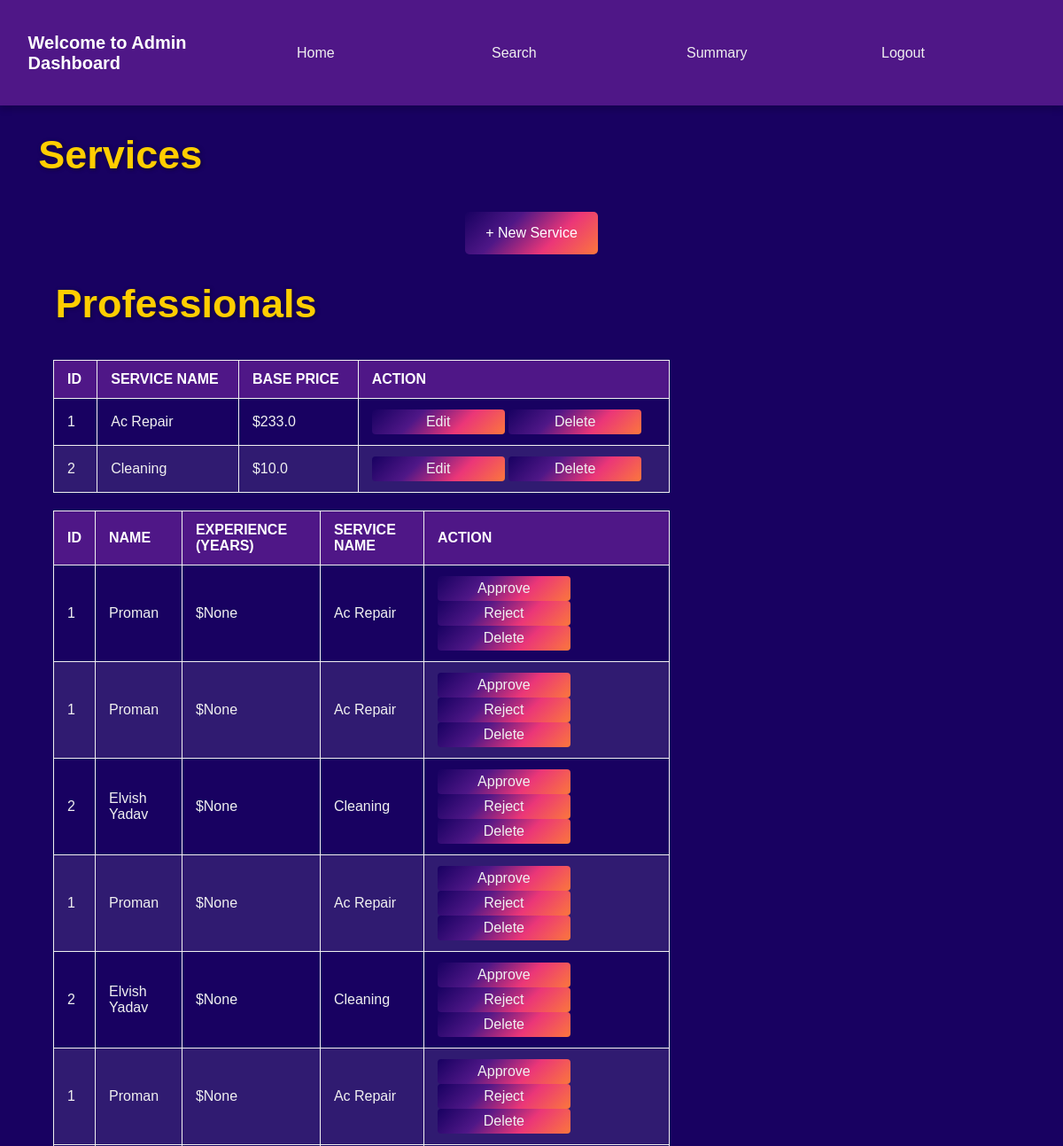
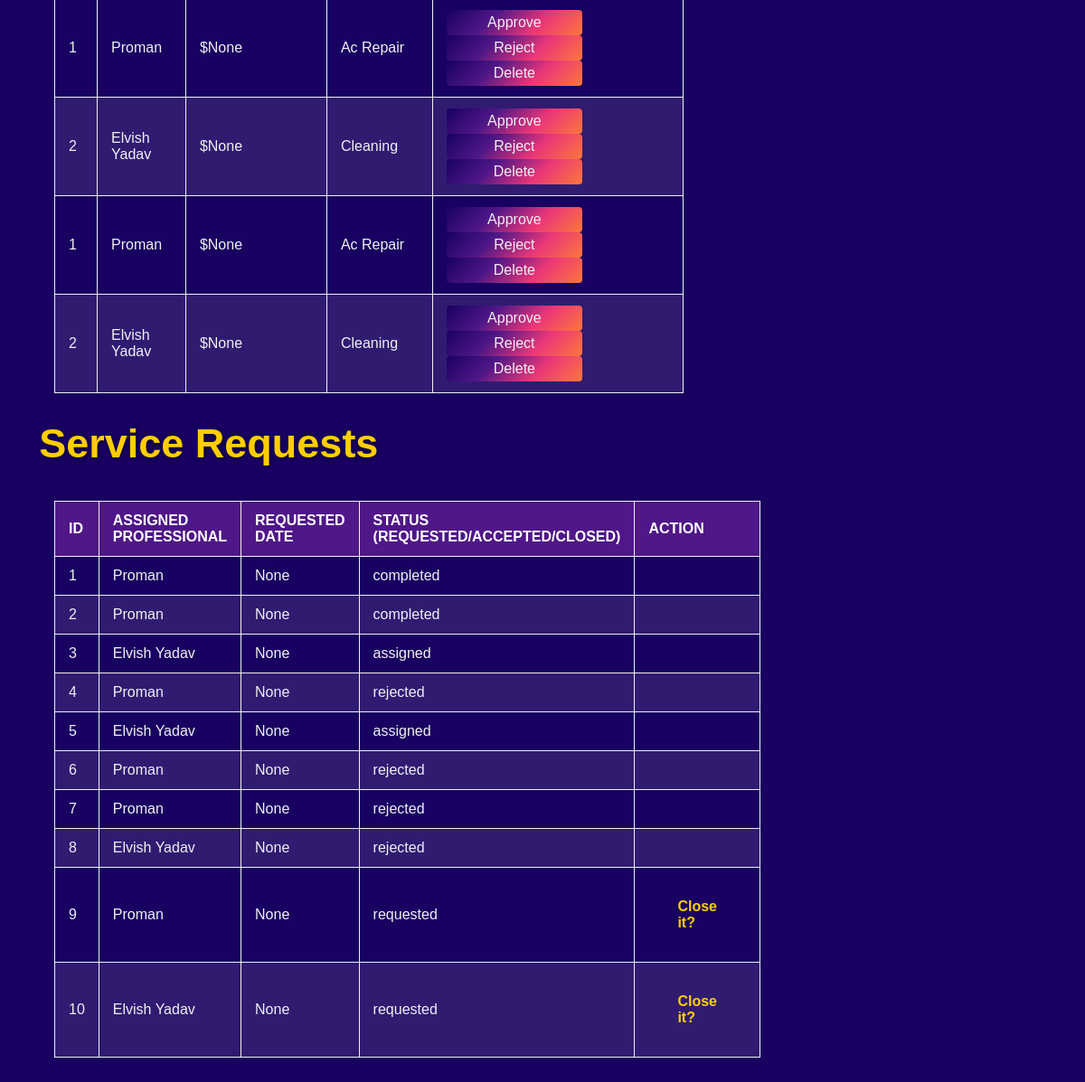
The page /admin/dashboard (signed in) on the database its author committed (2 pictures, top to bottom).
### models.py (models this page shows)
class Service(db.Model):
    id = db.Column(db.Integer, primary_key=True)
    name = db.Column(db.String(100), nullable=False)
    proname = db.Column(db.String(100), nullable=False)
    prophone = db.Column(db.Integer)
    price = db.Column(db.Float, nullable=False)
    time_required = db.Column(db.Integer)
    description = db.Column(db.Text)
    service_requests = db.relationship('ServiceRequest', back_populates='service', lazy=True)

class ServiceRequest(db.Model):
    id = db.Column(db.Integer, primary_key=True)
    service_id = db.Column(db.Integer, db.ForeignKey('service.id'))
    customer_id = db.Column(db.Integer, db.ForeignKey('user.id'))
    professional_id = db.Column(db.Integer, db.ForeignKey('user.id'), nullable=True)
    date_of_request = db.Column(db.DateTime)
    date_of_completion = db.Column(db.DateTime)
    service_status = db.Column(db.String(50))  # e.g., "requested", "assigned", "closed"
    remarks = db.Column(db.Text)
    service = db.relationship('Service', back_populates='service_requests', lazy=True)
    customer = db.relationship('User', foreign_keys=[customer_id], back_populates='customer_requests', lazy=True)
    professional = db.relationship('User', foreign_keys=[professional_id], back_populates='professional_requests', lazy=True)

class User(db.Model, UserMixin):
    id = db.Column(db.Integer, primary_key=True)
    username = db.Column(db.String(150), unique=True, nullable=False)
    password = db.Column(db.String(150), nullable=False)
    role = db.Column(db.String(50))  # "admin", "professional", "customer"
    name = db.Column(db.String(150), unique=True, nullable=False)
    phone = db.Column(db.Integer)
    address = db.Column(db.String(150))
    pincode = db.Column(db.Integer)
    experience = db.Column(db.Integer)
    rating = db.Column(db.Integer)
    service_id = db.Column(db.Integer, db.ForeignKey('service.id'))
    customer_requests = db.relationship(
        'ServiceRequest', foreign_keys='ServiceRequest.customer_id',
        back_populates='customer', lazy=True
    )
    professional_requests = db.relationship(
        'ServiceRequest', foreign_keys='ServiceRequest.professional_id',
        back_populates='professional', lazy=True
    )

### app.py (the view)
@app.route("/admin/dashboard")
@login_required
def admin_dashboard():
    if current_user.role != "admin":
        return redirect(url_for("customer_login"))
    users = User.query.all()
    services = Service.query.all()
    service_requests = ServiceRequest.query.all()
    return render_template("admin_dash.html", users=users, services=services, service_requests=service_requests)

### app.py (called while the page is built)
@login_manager.user_loader
def load_user(user_id):
    return User.query.get(int(user_id))

### templates/admin_dash.html (shortened to what this page needs)
<!DOCTYPE html>
<html lang="en">
<head>
    <link rel="stylesheet" href="{{ url_for('static',filename='css/Admin style.css') }}">
</head>
<body>
    <nav>
        <h4>Welcome to Admin Dashboard</h4>
        <ul>
            <li><a href="{{ url_for('admin_dashboard') }}">Home</a></li>
            <li><a href="{{ url_for('adsearch') }}">Search</a></li>
            <li><a href="{{ url_for('adsummary') }}">Summary</a></li>
            <li><a href="logout.html">Logout</a></li>
        </ul>
    </nav>
    <div class="main1" id="home">
        <h2>Services</h2>
        <table>
            <thead>
                <tr>
                    <th>ID</th>
                    <th>Service Name</th>
                    <th>Base Price</th>
                    <th>Action</th>
                </tr>
            </thead>
            <tbody>
                {% for service in services%}
                <tr><td>{{ service.id}}</td>
                    <td>{{ service.name }}</td>
                    <td>${{ service.price }}</td>
                    <td><button>Edit</button> <button>Delete</button></td>
                </tr>
                {% endfor %}
            </tbody>
        <button onclick="toggleNewServiceForm()">+ New Service</button>
    </div>
    <div class="main1">
        <h2>Professionals</h2>
        <table>
            <thead>
                <tr>
                    <th>ID</th>
                    <th>Name</th>
                    <th>Experience (Years)</th>
                    <th>Service Name</th>
                    <th>Action</th>
                </tr>
            </thead>
            <tbody>
                {% for request in service_requests%}
                <tr><td>{{ request.service.id}}</td>
                    <td>{{ request.service.proname }}</td>
                    <td>${{ request.customer.experience }}</td>
                    <td>{{ request.service.name }}</td>
                    <td><button>Approve</button> <button>Reject</button> <button>Delete</button></td>
                </tr>
                {% endfor %}
            </tbody>
        </table>
    </div>
    <div class="main1">
        <h2>Service Requests</h2>
        <table>
            <thead>
                <tr>
                    <th>ID</th>
                    <th>Assigned Professional</th>
                    <th>Requested Date</th>
                    <th>Status (Requested/Accepted/Closed)</th>
                    <th>Action</th>
                </tr>
            </thead>
            <tbody>
                {% for request in service_requests%}
                <tr><td>{{ request.id }}</td>
                    <td>{{ request.service.proname if request.service else 'N/A' }}  </td>
                    <td>{{ request.date_of_request if request.service else 'N/A' }}</td>
                    <td>{{ request.service_status }}</td>
                    <td class="actions">
                        {% if request.service_status == "requested" %}
                        <a href="{{ url_for('rating', request_id=request.id, service_id=request.service.id) }}">Close it?</a>
                    {% endif %}
                    </td>
                </tr>
                {% endfor %}
            </tbody>
        </table>
    </div>
</body>
</html>

### static/css/Admin style.css (style rules this page uses)
body { font-family: Arial, sans-serif; background-color: #180161; color: #f0f0f0; margin: 0; padding: 0; }
nav { background-color: #4f1787; color: white; padding: 10px 20px; display: flex; justify-content: space-between; align-items: center; box-shadow: 0 4px 8px rgba(0, 0, 0, 0.2); }
nav h4 { margin: 10; padding-left: 1%; font-size: 20px; }
ul { list-style-type: none; padding: 0; margin: 0; display: flex; gap: 20px; }
li { display: inline; width: 200px; }
table { width: 60%; border-collapse: collapse; margin: 20px 0; margin-left: 40px }
table th, table td { border: 1px solid #f0f0f0; padding: 12px 15px; text-align: left; color: #f0f0f0; }
table th { background-color: #4f1787; color: #ffffff; font-weight: bold; font-size: 16px; text-transform: uppercase; }
table tr:nth-child(even) { background-color: rgba(255, 255, 255, 0.1); }
table button { background-color: #4f1787; color: #f0f0f0; border: none; padding: 5px 15px; cursor: pointer; border-radius: 4px; transition: background-color 0.3s ease; }
a { color: #f0f0f0; text-decoration: none; padding: 5px 15px; transition: color 0.3s ease, background-color 0.3s ease; }
.main0, .main1, .main2, .main3 { text-align: center; align-items: center; margin: 30px 20px; }
.main1 a { display: inline-block; margin: 10px 15px; color: #ffce00; font-weight: bold; text-decoration: none; border: 2px solid transparent; padding: 10px 15px; transition: color 0.3s, border-color 0.3s, transform 0.3s; border-radius: 8px; }
h2 { text-align: left; font-size: 45px; color: #ffce00; margin-top: 15px; text-shadow: 1px 1px 4px rgba(0, 0, 0, 0.5); padding-left: 2%; }
button { background: linear-gradient(135deg, #180161,#4f1787, #eb3678, #fb773c); color: white; padding: 15px; width: 150px; border: none; border-radius: 5px; font-size: 1em; cursor: pointer; }

### rows shown on the page
Service: id "1", name "Ac Repair", price "233.0"
Service: id "2", name "Cleaning", price "10.0"
ServiceRequest: service.id "1", service.proname "Proman", customer.experience "None", service.name "Ac Repair", id "1", service "Proman", date_of_request "None", service_status "completed"
ServiceRequest: service.id "1", service.proname "Proman", customer.experience "None", service.name "Ac Repair", id "2", service "Proman", date_of_request "None", service_status "completed"
ServiceRequest: service.id "2", service.proname "Elvish Yadav", customer.experience "None", service.name "Cleaning", id "3", service "Elvish Yadav", date_of_request "None", service_status "assigned"
ServiceRequest: service.id "1", service.proname "Proman", customer.experience "None", service.name "Ac Repair", id "4", service "Proman", date_of_request "None", service_status "rejected"
ServiceRequest: service.id "2", service.proname "Elvish Yadav", customer.experience "None", service.name "Cleaning", id "5", service "Elvish Yadav", date_of_request "None", service_status "assigned"
ServiceRequest: service.id "1", service.proname "Proman", customer.experience "None", service.name "Ac Repair", id "6", service "Proman", date_of_request "None", service_status "rejected"
ServiceRequest: service.id "1", service.proname "Proman", customer.experience "None", service.name "Ac Repair", id "7", service "Proman", date_of_request "None", service_status "rejected"
ServiceRequest: service.id "2", service.proname "Elvish Yadav", customer.experience "None", service.name "Cleaning", id "8", service "Elvish Yadav", date_of_request "None", service_status "rejected"
ServiceRequest: service.id "1", service.proname "Proman", customer.experience "None", service.name "Ac Repair", id "9", service "Proman", date_of_request "None", service_status "requested"
ServiceRequest: service.id "2", service.proname "Elvish Yadav", customer.experience "None", service.name "Cleaning", id "10", service "Elvish Yadav", date_of_request "None", service_status "requested"
